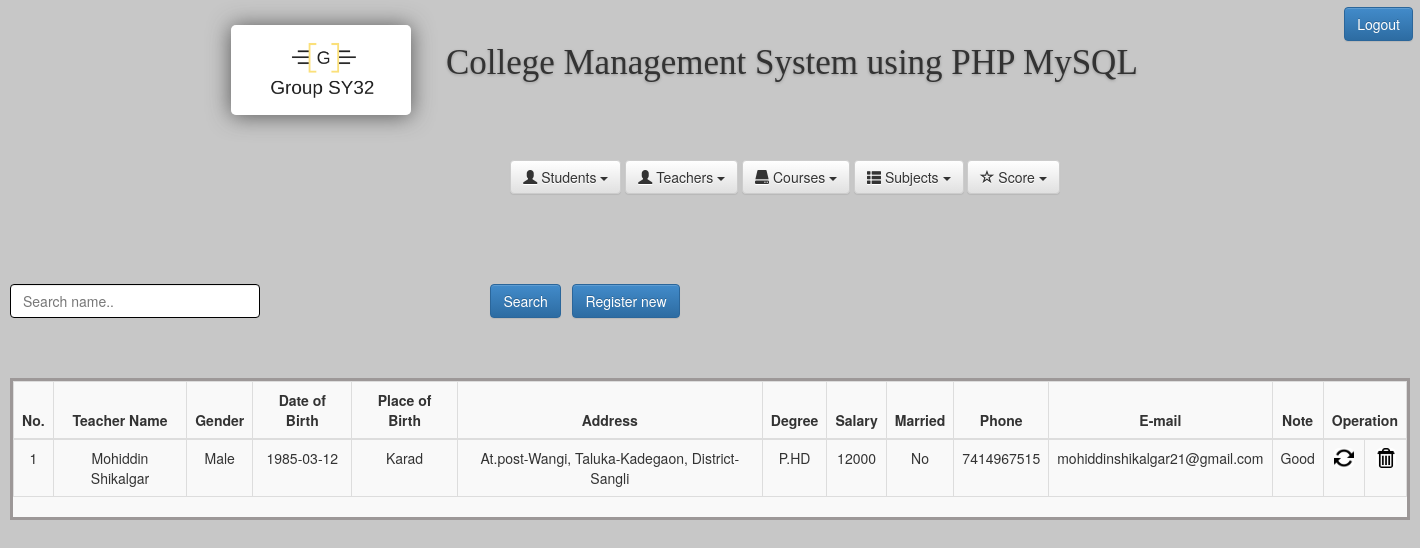
Screenshot of /everyone.php?tag=view_teachers with the database file from the repository.
### tables this page shows
CREATE TABLE `teacher_tbl` (
  `teacher_id` int(10) UNSIGNED NOT NULL,
  `f_name` varchar(30) NOT NULL,
  `l_name` varchar(30) NOT NULL,
  `gender` char(10) NOT NULL,
  `dob` date NOT NULL,
  `pob` varchar(100) NOT NULL,
  `address` varchar(100) NOT NULL,
  `degree` varchar(50) NOT NULL,
  `salary` float NOT NULL,
  `married` char(10) NOT NULL,
  `phone` varchar(50) NOT NULL,
  `email` varchar(50) NOT NULL,
  `note` varchar(100) NOT NULL
);

### View_Teachers.php (the view, shortened to what this page needs)
<!DOCTYPE html PUBLIC "-//W3C//DTD XHTML 1.0 Transitional//EN" "http://www.w3.org/TR/xhtml1/DTD/xhtml1-transitional.dtd">
<html xmlns="http://www.w3.org/1999/xhtml">
<head>
<link rel="stylesheet" type="text/css" href="bootstrap/css/bootstrap.css"/>
<link rel="stylesheet" type="text/css" href="bootstrap/css/bootstrap.min.css"/>
<link rel="stylesheet" type="text/css" href="bootstrap/css/bootstrap-theme.css"/>
<link rel="stylesheet" type="text/css" href="bootstrap/css/bootstrap-theme.min.css"/>
<link rel="stylesheet" type="text/css" href="css/style_view.css" />
</head>
<body>
    <div class="btn_pos">
        <form method="post">
            <input type="text" name="searchtxt" class="input_box_pos form-control" placeholder="Search name.." />
            <div class="btn_pos_search">
            <input type="submit" class="btn btn-primary btn-large" value="Search"/>&nbsp;&nbsp;
            <a href="?tag=teachers_entry"><input type="button" class="btn btn-large btn-primary" value="Register new" name="butAdd"/></a>
            </div>
        </form>
    </div><br><br>
<br />
<div class="table_margin">
<table class="table table-bordered">
        <thead>
            <tr>
            <th style="text-align: center;">No.</th>
            <th style="text-align: center;">Teacher Name</th>
            <th style="text-align: center;">Gender</th>
            <th style="text-align: center;">Date of Birth</th>
            <th style="text-align: center;">Place of Birth</th>
            <th style="text-align: center;">Address</th>
            <th style="text-align: center;">Degree</th>
            <th style="text-align: center;">Salary</th>
            <th style="text-align: center;">Married</th>
            <th style="text-align: center;">Phone</th>
            <th style="text-align: center;">E-mail</th>
            <th style="text-align: center;">Note</th>
            <th style="text-align: center;" colspan="2">Operation</th>
        </tr>
        </thead>
         <?php
		 $key="";
	if($key !="")
		$sql_sel=mysqli_query($db,"SElECT * FROM teacher_tbl WHERE f_name  like '%$key%' or l_name like '%$key%'");
	else
        $sql_sel=mysqli_query($db,"SELECT * FROM teacher_tbl");
    $i=0;
    while($row=mysqli_fetch_array($sql_sel)){
    $i++;
    ?>
      <tr>
            <td><?php echo $i;?></td>
            <td><?php echo $row['f_name']."    ".$row['l_name'];?></td>
            <td><?php echo $row['gender'];?></td>
            <td><?php echo $row['dob'];?></td>
            <td><?php echo $row['pob'];?></td>
            <td><?php echo $row['address'];?></td>
            <td><?php echo $row['degree'];?></td>
            <td><?php echo $row['salary'];?></td>
            <td><?php echo $row['married'];?></td>
            <td><?php echo $row['phone'];?></td>
            <td><?php echo $row['email'];?></td>
            <td><?php echo $row['note'];?></td>
            <td><a href="?tag=teachers_entry&opr=upd&rs_id=<?php echo $row['teacher_id'];?>" title="Upate"><img style="-webkit-box-shadow: 0px 0px 0px 0px rgba(50, 50, 50, 0.75);-moz-box-shadow:    0px 0px 0px 0px rgba(50, 50, 50, 0.75);box-shadow:         0px 0px 0px 0px rgba(50, 50, 50, 0.75);" src="picture/update.png" height="20" alt="Update" /></a></td>
            <td><a href="?tag=view_teachers&opr=del&rs_id=<?php echo $row['teacher_id'];?>" title="Delete"><img style="-webkit-box-shadow: 0px 0px 0px 0px rgba(50, 50, 50, 0.75);-moz-box-shadow:    0px 0px 0px 0px rgba(50, 50, 50, 0.75);box-shadow:         0px 0px 0px 0px rgba(50, 50, 50, 0.75);" src="picture/delete.jpg" height="20" alt="Delete" /></a></td>
        </tr>
    <?php
    }
    ?>
    </table>
</div>
</body>
</html>

### css/home.css (style rules this page uses)
body { background-color: #c7c7c7; }
img { -webkit-box-shadow: 0px 1px 22px 0px rgba(50, 50, 50, 0.75); -moz-box-shadow: 0px 1px 22px 0px rgba(50, 50, 50, 0.75); box-shadow: 0px 1px 22px 0px rgba(50, 50, 50, 0.75); -webkit-border-radius: 5px; -moz-border-radius: 5px; border-radius: 5px; }

### css/style_view.css (style rules this page uses)
body { background-color: #c7c7c7; }
.table_margin { background-color: #f9f9f9; }
.table_margin { width: 1400px; border: 3px solid #9d9898; }
.btn_pos { text-align: center; }
.input_box_pos { width: 250px; border: 1px solid black; float: left; }
.btn_pos { margin-right: 500px; }

### rows the page displays
teacher_tbl: f_name "Mohiddin", l_name "Shikalgar", gender "Male", dob "1985-03-12", pob "Karad", address "At.post-Wangi, Taluka-Kadegaon, District-Sangli", degree "P.HD", salary "12000", married "No", phone "7414967515", email "mohiddinshikalgar21@gmail.com", note "Good"
